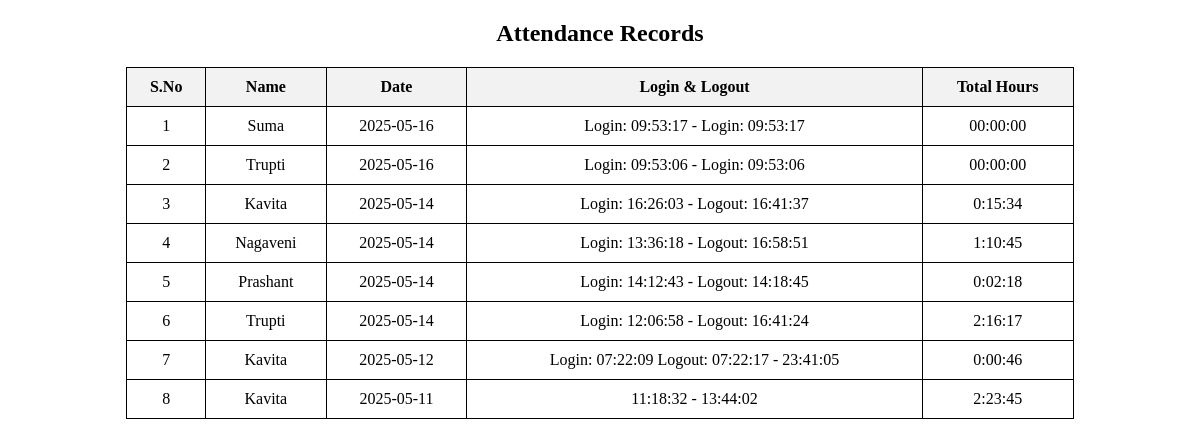
Before: / with the older database file.
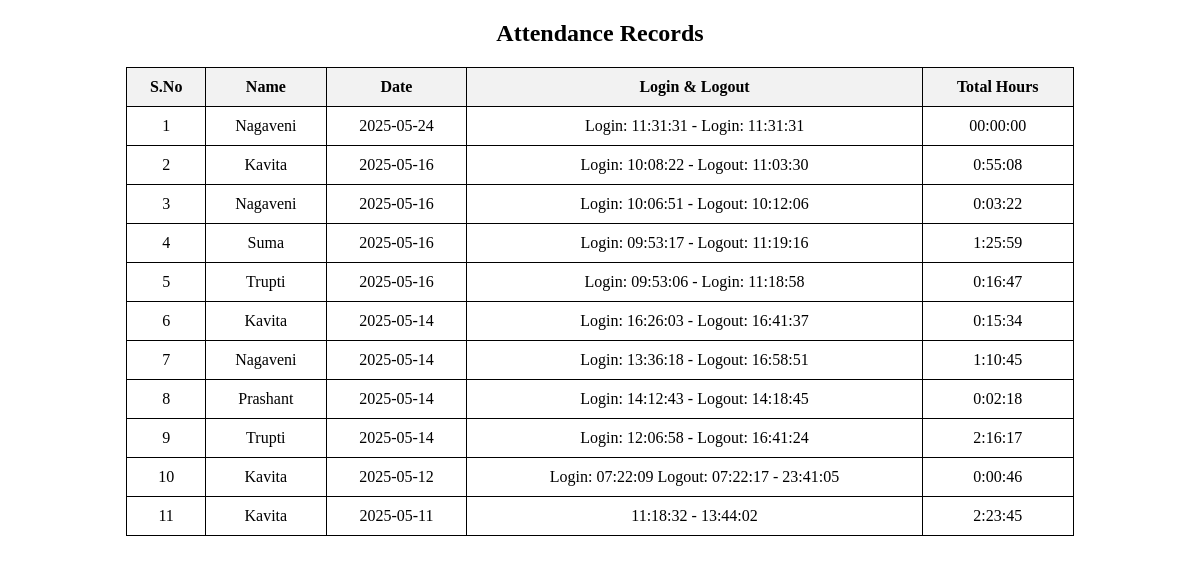
After: the same page with the newer database file.
### tables this page shows
CREATE TABLE attendance (
            id INTEGER PRIMARY KEY AUTOINCREMENT,
            name TEXT NOT NULL,
            day TEXT NOT NULL,  -- Date of attendance entry
            login_logout TEXT NOT NULL,  -- Stores all login/logout times in one row per day
            total_hours TEXT NOT NULL,    -- Stores total hours for the day
            UNIQUE(name, day)  -- Ensure each student has only one row per day
        );

### app.py (the view)
@app.route('/')
def index():
    records = fetch_attendance()
    print(f"[DEBUG] {len(records)} attendance records retrieved.")
    return render_template('attendance.html', attendance=records)

### templates/attendance.html (shortened to what this page needs)
<!DOCTYPE html>
<html lang="en">
<head>
</head>
<body>
    <h2 style="text-align:center;">Attendance Records</h2>
    <table>
        <tr>
            <th>S.No</th>
            <th>Name</th>
            <th>Date</th>
            <th>Login & Logout</th>
            <th>Total Hours</th>
        </tr>
        {% for row in attendance %}
        <tr>
            <td>{{ row[0] }}</td>
            <td>{{ row[1] }}</td>
            <td>{{ row[2] }}</td>
            <td>{{ row[3] }}</td>
            <td>{{ row[4] }}</td>
        </tr>
        {% endfor %}
    </table>
</body>
</html>

### templates/attendance.html (style rules this page uses)
table { width: 80%; margin: 20px auto; border-collapse: collapse; }
th, td { border: 1px solid black; padding: 10px; text-align: center; }
th { background-color: #f2f2f2; }

Changed rows visible on the page:
added attendance: row "1", name "Nagaveni", day "2025-05-24", row "Login: 11:31:31 - Login: 11:31:31", total_hours "00:00:00"
added attendance: row "2", name "Kavita", day "2025-05-16", row "Login: 10:08:22 - Logout: 11:03:30", total_hours "0:55:08"
added attendance: row "3", name "Nagaveni", day "2025-05-16", row "Login: 10:06:51 - Logout: 10:12:06", total_hours "0:03:22"
changed attendance "Suma": row "1" → "4"; row "Login: 09:53:17 - Login: 09:53:17" → "Login: 09:53:17 - Logout: 11:19:16"; total_hours "00:00:00" → "1:25:59"
changed attendance (number 5 of 11 on the later page): row "2" → "5"; row "Login: 09:53:06 - Login: 09:53:06" → "Login: 09:53:06 - Login: 11:18:58"; total_hours "00:00:00" → "0:16:47"
computed for attendance (number 6 of 11 on the later page): row "3" → "6"
computed for attendance (number 7 of 11 on the later page): row "4" → "7"
computed for attendance "Prashant": row "5" → "8"
computed for attendance (number 9 of 11 on the later page): row "6" → "9"
computed for attendance (number 10 of 11 on the later page): row "7" → "10"
computed for attendance (number 11 of 11 on the later page): row "8" → "11"
